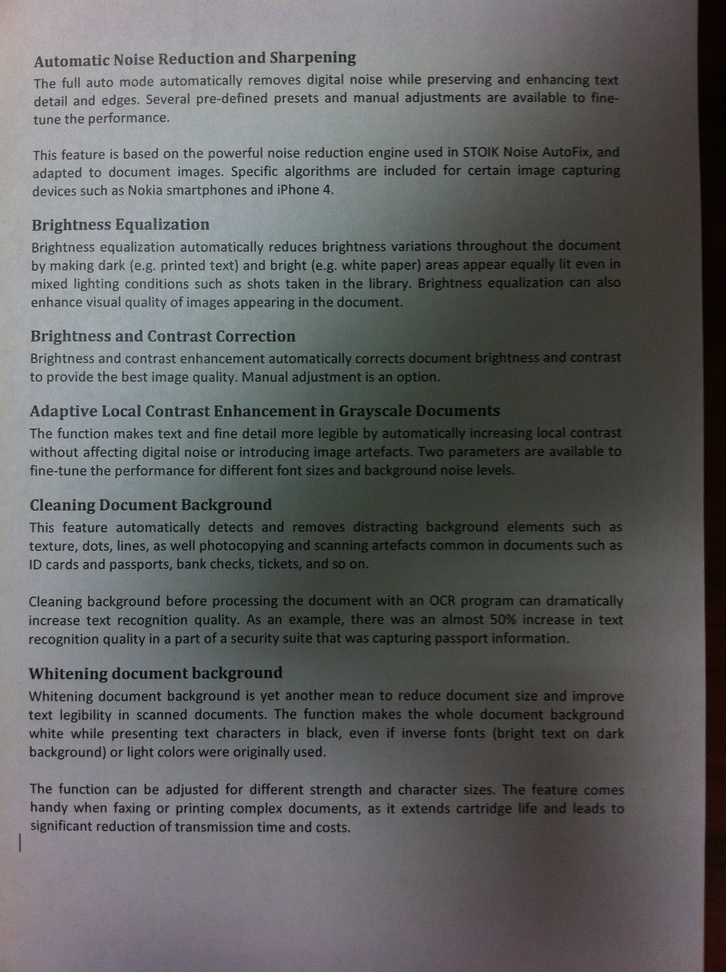
#> input picture page_with_illumination.jpg, 726 x 972 px, shrunk from 1936 x 2592 before the run
$ jupyter execute Week3.ipynb
#> lines starting #> are read from the running program, lines starting #| are printed output that depends on the picture; after the words box and inside, x2 and y2 are one past the last pixel; in counts of white or black regions, pixels touching at a corner belong together
[cell 1]
import cv2
import numpy as np
from matplotlib import pyplot as plt

[cell 2]
# img = cv2.imread("low-contrast.png")
img = cv2.imread("page_with_illumination.jpg")
#> img is the input picture: shape (972, 726, 3); mean B, G, R 99.1, 99.3, 98.4
# img = cv2.imread("IMG_3528.JPG")
rgb_img = cv2.cvtColor(img, cv2.COLOR_BGR2RGB)

[cell 3]
lab_img = cv2.cvtColor(img, cv2.COLOR_BGR2LAB)
#> lab_img: shape (972, 726, 3); mean of channels 0, 1, 2 105.7, 127.6, 128.2
hist = cv2.calcHist([lab_img], [0], None, [256], [0, 256])
#> hist = 256 values, max 11799 at index 65, min 0 at index 4, mean 2756.5
hist = cv2.normalize(hist, hist)
#> hist = 256 values, max 0.193 at index 65, min 0 at index 4, mean 0.0452

[cell 4]
eq_lab_img = lab_img.copy()
eq_lab_img[:, :, 0] = cv2.equalizeHist(eq_lab_img[:, :, 0])
#> eq_lab_img: shape (972, 726, 3); mean of channels 0, 1, 2 128.5, 127.6, 128.2

eq_l_hist = cv2.calcHist([eq_lab_img], [0], None, [256], [0, 256])
#> eq_l_hist = 256 values, max 11799 at index 44, min 0 at index 1, mean 2756.5
eq_l_hist = cv2.normalize(eq_l_hist, eq_l_hist)
#> eq_l_hist = 256 values, max 0.191 at index 44, min 0 at index 1, mean 0.0445
eq_rgb_img = cv2.cvtColor(eq_lab_img, cv2.COLOR_LAB2RGB)
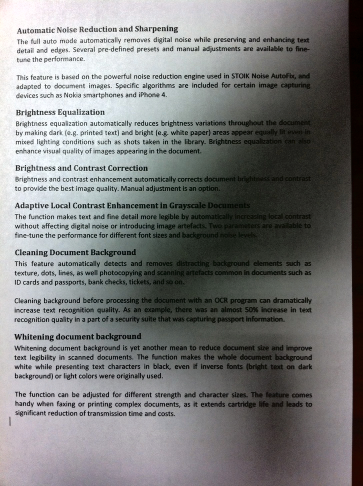
#> eq_rgb_img: shape (972, 726, 3) (shown at 1/2 size); mean R, G, B 123, 123.9, 123.7

[cell 5]
clahe = cv2.createCLAHE(clipLimit=2.0, tileGridSize=(10, 10))
clh_lab_img = lab_img.copy()
clh_lab_img[:, :, 0] = clahe.apply(clh_lab_img[:, :, 0])
#> clh_lab_img: shape (972, 726, 3); mean of channels 0, 1, 2 123.8, 127.6, 128.2

clh_l_hist = cv2.calcHist([clh_lab_img], [0], None, [256], [0, 256])
#> clh_l_hist = 256 values, max 6335 at index 176, min 0 at index 0, mean 2756.5
clh_l_hist = cv2.normalize(clh_l_hist, clh_l_hist)
#> clh_l_hist = 256 values, max 0.11 at index 176, min 0 at index 0, mean 0.0477
clh_rgb_img = cv2.cvtColor(clh_lab_img, cv2.COLOR_LAB2RGB)
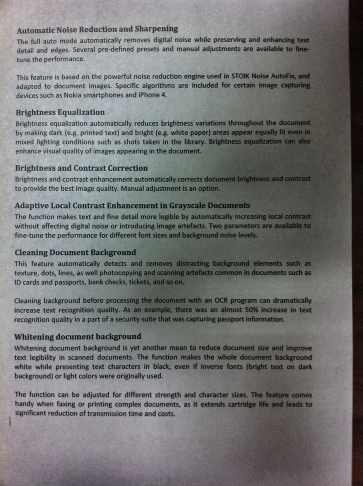
#> clh_rgb_img: shape (972, 726, 3) (shown at 1/2 size); mean R, G, B 116, 117, 116.6

[cell 6]
clh_gray_img = cv2.cvtColor(clh_rgb_img, cv2.COLOR_RGB2GRAY)
ret, thresh_img = cv2.threshold(clh_gray_img, 0, 255, cv2.THRESH_BINARY+cv2.THRESH_OTSU)
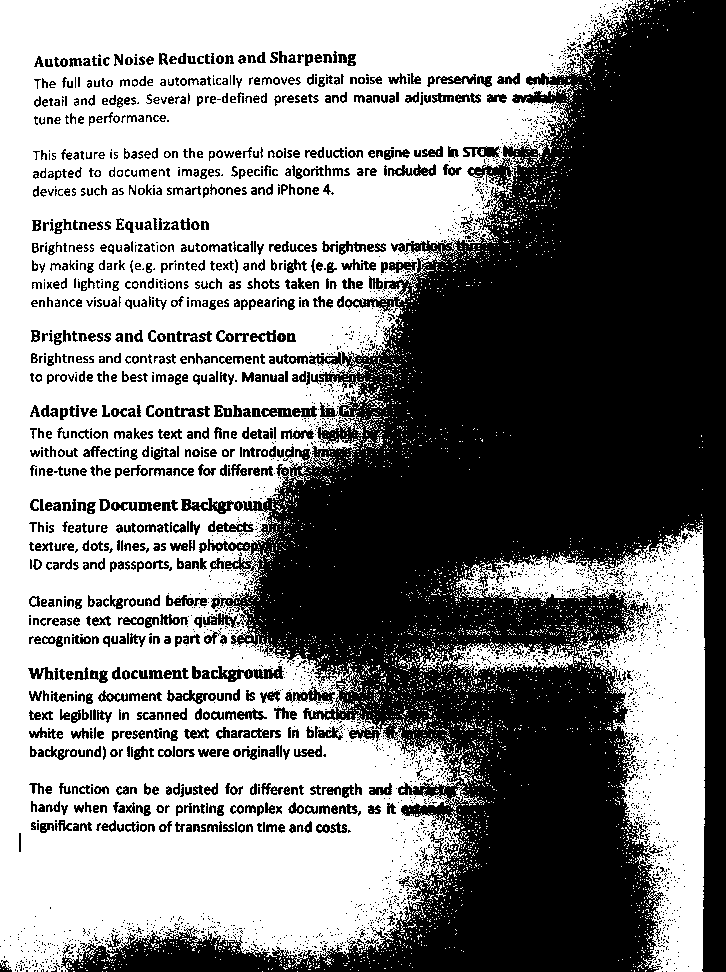
#> thresh_img: shape (972, 726); 53.1% white; 3229 black regions (2307 under 20 px), largest, box (x1, y1, x2, y2) and area: (61, 0, 726, 972) 277530, (211, 666, 284, 682) 563, (181, 498, 243, 514) 473
#> ret = 114
# ret, thresh_img = cv2.threshold(clh_gray_img, 75, 255, cv2.THRESH_TRUNC)
# thresh_img = cv2.adaptiveThreshold(clh_gray_img, 255, cv2.ADAPTIVE_THRESH_GAUSSIAN_C, cv2.THRESH_BINARY,11,2)
# thresh_img = cv2.adaptiveThreshold(img, 255, cv2.ADAPTIVE_THRESH_MEAN_C, cv2.THRESH_BINARY,11,2)

[cell 7]
fig, (ax1, ax2, ax3, ax4) = plt.subplots(nrows=4, ncols=2, figsize=(20, 18))
ax1[0].set_axis_off()
ax1[0].imshow(rgb_img, aspect='auto')
ax1[1].grid()
ax1[1].set_title('Histogram of image [Channel L]', fontsize=16, color="red")
ax1[1].plot(hist)
ax2[0].set_axis_off()
ax2[0].imshow(eq_rgb_img, aspect='auto')
ax2[1].grid()
ax2[1].set_title('Equalized Histogram [Channel L]', fontsize=16, color="red")
ax2[1].plot(eq_l_hist)
ax3[0].set_axis_off()
ax3[0].imshow(clh_rgb_img, aspect='auto')
ax3[1].grid()
ax3[1].set_title('Histogram of equalized with CLAHE (adaptive histogram equalization) [Channel L]', fontsize=16, color="red")
ax3[1].plot(clh_l_hist)
ax4[0].set_axis_off()
ax4[0].imshow(thresh_img, aspect='auto', cmap='gray')
plt.show()
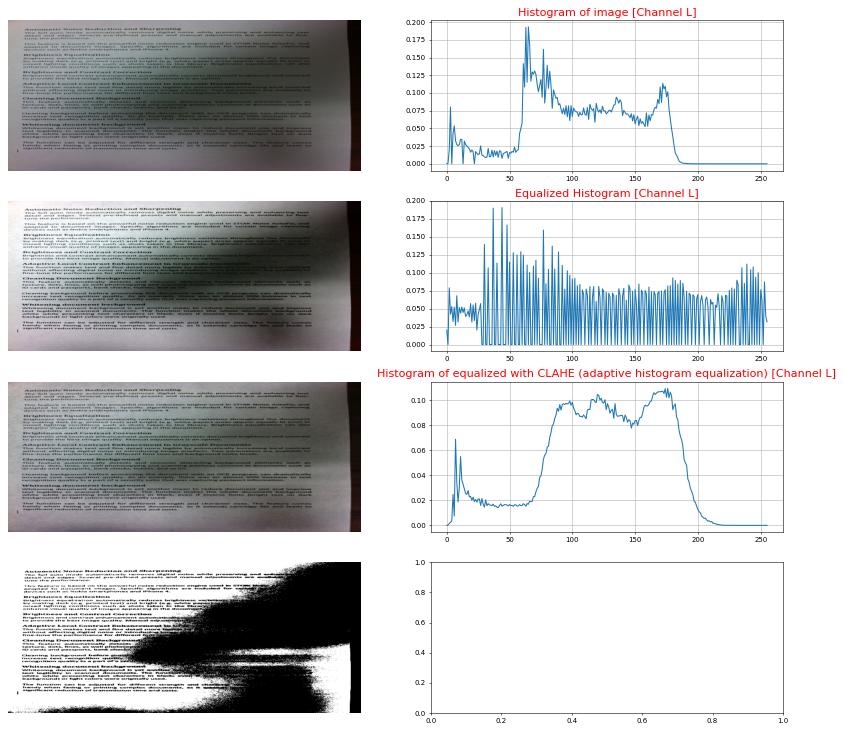
#> figure drawn by matplotlib, 7 panels; panel 2: curve peaks at x = 65, y = 0.193; panel 4: curve peaks at x = 44, y = 0.191; panel 6: curve peaks at x = 176, y = 0.11

$ run again, with low-contrast.png saved as page_with_illumination.jpg
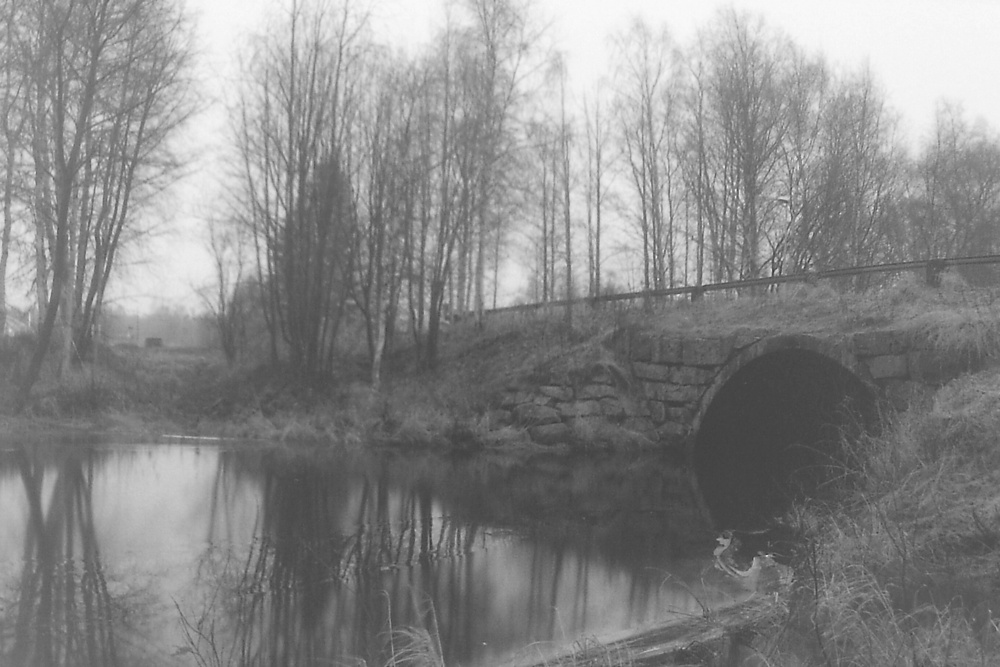
#> input picture low-contrast.png, 1000 x 667 px, shrunk from 2736 x 1824 before the run
#> img is the input picture: shape (667, 1000, 3); min 49, max 250, mean 136.2
#> lab_img: shape (667, 1000, 3); mean of channels 0, 1, 2 143.4, 128, 128
#> `hist = cv2.calcHist([lab_img], [0], None, [256], [0, 256])`: hist = 256 values, max 14153 at index 119, min 0 at index 0, mean 2605.5
#> `hist = cv2.normalize(hist, hist)`: hist = 256 values, max 0.243 at index 119, min 0 at index 0, mean 0.0447
#> eq_lab_img: shape (667, 1000, 3); mean of channels 0, 1, 2 128.5, 128, 128
#> `eq_l_hist = cv2.calcHist([eq_lab_img], [0], None, [256], [0, 256])`: eq_l_hist = 256 values, max 14153 at index 104, min 0 at index 3, mean 2605.5
#> `eq_l_hist = cv2.normalize(eq_l_hist, eq_l_hist)`: eq_l_hist = 256 values, max 0.238 at index 104, min 0 at index 3, mean 0.0438
#> `eq_rgb_img = cv2.cvtColor(eq_lab_img, cv2.COLOR_LAB2RGB)`:
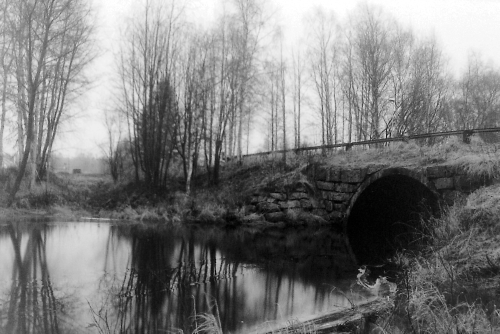
#> eq_rgb_img: shape (667, 1000, 3) (shown at 1/2 size); mean R, G, B 123.8, 123.8, 123.8
#> clh_lab_img: shape (667, 1000, 3); mean of channels 0, 1, 2 131.3, 128, 128
#> `clh_l_hist = cv2.calcHist([clh_lab_img], [0], None, [256], [0, 256])`: clh_l_hist = 256 values, max 6047 at index 71, min 0 at index 0, mean 2605.5
#> `clh_l_hist = cv2.normalize(clh_l_hist, clh_l_hist)`: clh_l_hist = 256 values, max 0.119 at index 71, min 0 at index 0, mean 0.0514
#> `ret, thresh_img = cv2.threshold(clh_gray_img, 0, 255, cv2.THRESH_BINAR..`:
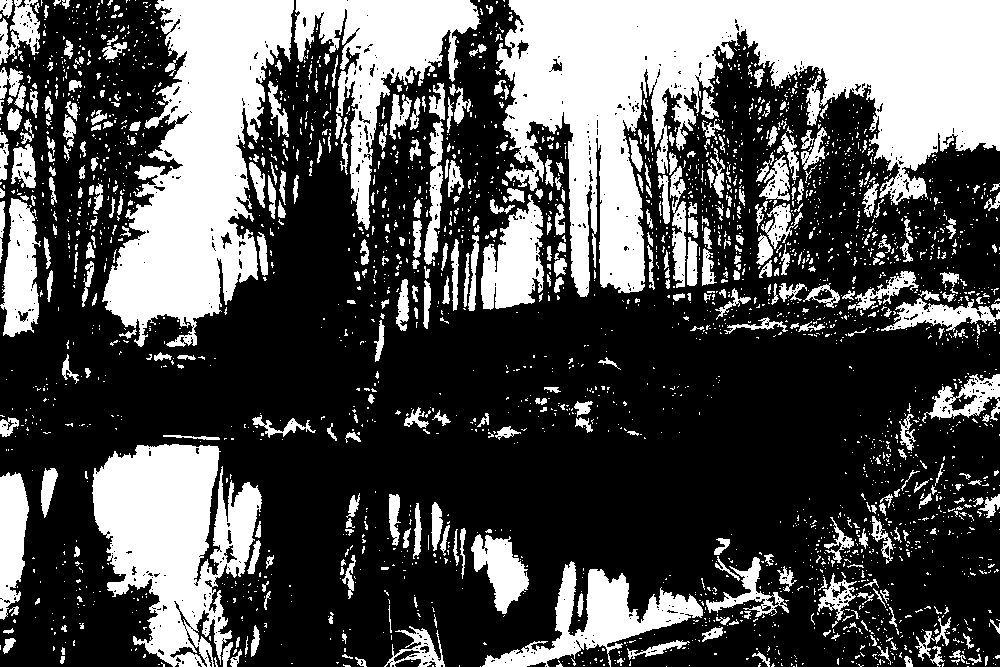
#> thresh_img: shape (667, 1000); 32.8% white; 2890 white regions (2459 under 20 px), largest, box (x1, y1, x2, y2) and area: (495, 0, 1000, 297) 67699, (102, 0, 294, 347) 34581, (92, 444, 262, 667) 22599
#> ret = 141
